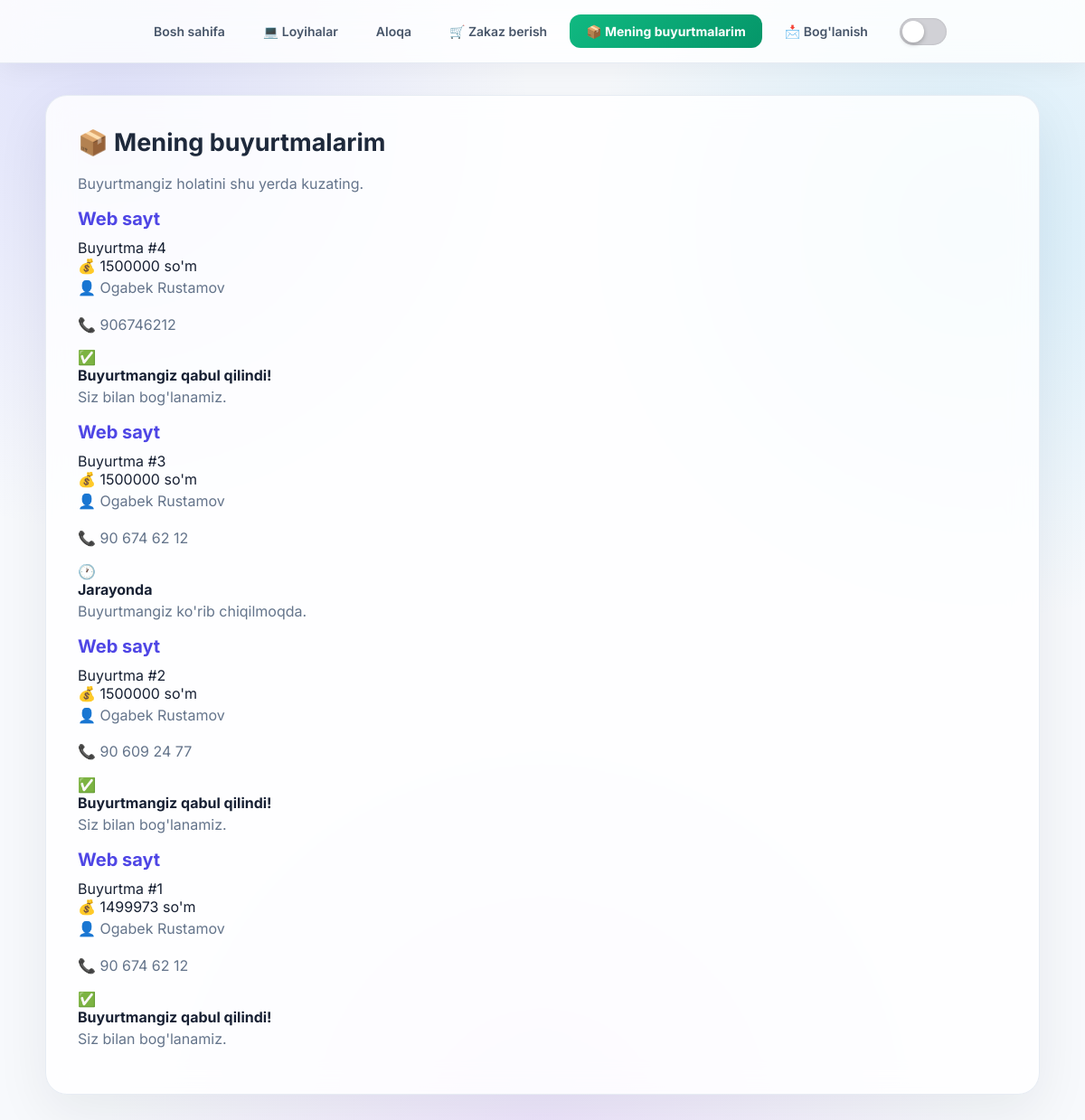
Screenshot of /buyurtmalarim/ (signed in) with the database file from the repository.
### store/models.py (models this page shows, shortened)
class Order(models.Model):
    STATUS_CHOICES = [
        ("pending", "Jarayonda"),
        ("approved", "Tasdiqlandi"),
        ("rejected", "Rad etildi"),
    ]
    SERVICE_CHOICES = [
        ("website", "Web sayt"),
        ("bot", "Telegram bot"),
        ("program", "Dastur"),
        ("design", "Dizayn"),
    ]
    user = models.ForeignKey(
        User,
        on_delete=models.CASCADE
    )
    name = models.CharField(
        max_length=150
    )
    phone = models.CharField(
        max_length=30
    )
    service = models.CharField(
        max_length=30,
        choices=SERVICE_CHOICES
    )
    price = models.DecimalField(
        max_digits=12,
        decimal_places=0
    )
    bot_description = models.TextField(
        blank=True
    )
    comment = models.TextField(
        blank=True
    )
    status = models.CharField(
        max_length=20,
        choices=STATUS_CHOICES,
        default="pending"
    )
    created_at = models.DateTimeField(
        auto_now_add=True
    )

### store/views.py (the view)
@login_required
def buyurtmalarim(request):
    orders = Order.objects.filter(
        user=request.user
    ).order_by(
        "-created_at"
    )
    return render(
        request,
        "store/buyurtmalarim.html",
        {
            "orders": orders
        }
    )

### store/templates/store/buyurtmalarim.html (shortened to what this page needs)
{% extends 'store/base.html' %}
{% block content %}
<div class="orders-page">
    <div class="orders-header">
        <h2>📦 Mening buyurtmalarim</h2>
        <p>Buyurtmangiz holatini shu yerda kuzating.</p>
    </div>
    {% for order in orders %}
    <div class="my-order">
        <div class="order-top">
            <div>
                <h3>{{ order.get_service_display }}</h3>
                <span class="order-number">
                    Buyurtma #{{ order.id }}
                </span>
            </div>
            <div class="order-price">
                💰 {{ order.price }} so'm
            </div>
        </div>
        <div class="order-info">
            <p>👤 {{ order.name }}</p>
            <p>📞 {{ order.phone }}</p>
        </div>
        {% if order.status == "pending" %}
        <div class="status pending">
            <div class="status-icon">🕐</div>
            <div>
                <strong>Jarayonda</strong>
                <p>
                    Buyurtmangiz ko'rib chiqilmoqda.
                </p>
            </div>
        </div>
        {% elif order.status == "approved" %}
        <div class="status approved">
            <div class="status-icon">✅</div>
            <div>
                <strong>Buyurtmangiz qabul qilindi!</strong>
                <p>
                    Siz bilan bog'lanamiz.
                </p>
            </div>
        </div>
        {% endif %}
    </div>
    {% empty %}
    <div class="empty-orders">
        <div class="empty-icon">📭</div>
        <h3>Hozircha buyurtmangiz yo'q</h3>
        <p>Xizmat tanlab buyurtma bering.</p>
    </div>
    {% endfor %}
</div>
{% endblock %}

### store/templates/store/base.html (shortened to what this page needs)
{% load static %}
<!DOCTYPE html>
<html lang="uz">
<head>
    <link rel="stylesheet" href="/static/store/css/uslub.css">
</head>
<body>
    <nav>
        <a href="/">Bosh sahifa</a>
        <a href="/loyihalar/">
            💻 Loyihalar
        </a>
        <a href="/aloqa/">
            Aloqa
        </a>
        <a href="/zakaz/" class="order-nav-btn">
            🛒 Zakaz berish
        </a>
        <a href="/buyurtmalarim/" class="my-orders-nav-btn">
            📦 Mening buyurtmalarim
        </a>
        <a href="/boglanish/">
            📩 Bog'lanish
        </a>
        <label class="ios-switch">
            <span class="ios-slider"></span>
        </label>
    </nav>
    <div class="container">
        {% block content %}
        {% endblock %}
    </div>
</body>
</html>

### store/static/store/css/uslub.css (style rules this page uses)
* { margin: 0; padding: 0; box-sizing: border-box; }
html { scroll-behavior: smooth; }
body { font-family: 'Inter', Arial, sans-serif; min-height: 100vh; color: #172033; background: radial-gradient( circle at 10% 10%, rgba(99, 102, 241, 0.16), transparent 30% ), radial-gradient( circle at 90% 20%, rgba(14, 165, 233, 0.14), transparent 30% ), radial-gradient( circle at 50% 100%, rgba(168, 85, 247, 0.12), transparent 35% ), #f7f9fc; }
nav { position: sticky; top: 0; z-index: 1000; width: 100%; display: flex; justify-content: center; align-items: center; flex-wrap: wrap; gap: 8px; padding: 16px 25px; background: rgba(255, 255, 255, 0.78); border-bottom: 1px solid rgba(226, 232, 240, 0.8); backdrop-filter: blur(20px); -webkit-backdrop-filter: blur(20px); box-shadow: 0 5px 30px rgba(15, 23, 42, 0.06); }
nav a { position: relative; display: inline-flex; align-items: center; justify-content: center; padding: 10px 17px; color: #475569; text-decoration: none; font-size: 14px; font-weight: 600; border-radius: 12px; transition: color 0.25s ease, background 0.25s ease, transform 0.25s ease; }
.container { width: min(1100px, 92%); margin: 35px auto; padding: 35px; background: rgba(255, 255, 255, 0.82); border: 1px solid rgba(226, 232, 240, 0.8); border-radius: 24px; box-shadow: 0 20px 60px rgba(15, 23, 42, 0.07); backdrop-filter: blur(15px); -webkit-backdrop-filter: blur(15px); }
h2 { margin-bottom: 15px; color: #1e293b; font-size: 27px; font-weight: 700; }
h3 { margin-bottom: 10px; color: #4f46e5; font-size: 20px; }
p { color: #64748b; font-size: 16px; line-height: 1.8; margin-bottom: 12px; }
.my-orders-nav-btn { display: inline-block; padding: 10px 18px; border-radius: 12px; background: linear-gradient(135deg, #10b981, #059669); color: white; text-decoration: none; font-weight: 700; font-size: 14px; transition: 0.3s ease; }
.ios-switch { position: relative; display: inline-block; width: 52px; height: 30px; margin-left: 10px; }
.ios-slider { position: absolute; inset: 0; cursor: pointer; background: #d1d1d6; border-radius: 30px; transition: 0.3s ease; box-shadow: inset 0 0 2px rgba(0, 0, 0, 0.2); }
.ios-slider::before { content: ""; position: absolute; width: 24px; height: 24px; left: 3px; top: 3px; background: white; border-radius: 50%; transition: 0.3s ease; box-shadow: 0 2px 5px rgba(0, 0, 0, 0.25); }
.ios-slider { position: absolute; inset: 0; cursor: pointer; background: #d1d1d6; border-radius: 30px; transition: 0.3s ease; }

### rows the page displays
Order: service "Web sayt", id "4", price "1500000", name "Ogabek Rustamov", phone "906746212", status "Buyurtmangiz qabul qilindi!"
Order: service "Web sayt", id "3", price "1500000", name "Ogabek Rustamov", phone "90 674 62 12", status "Jarayonda"
Order: service "Web sayt", id "2", price "1500000", name "Ogabek Rustamov", phone "90 609 24 77", status "Buyurtmangiz qabul qilindi!"
Order: service "Web sayt", id "1", price "1499973", name "Ogabek Rustamov", phone "90 674 62 12", status "Buyurtmangiz qabul qilindi!"
